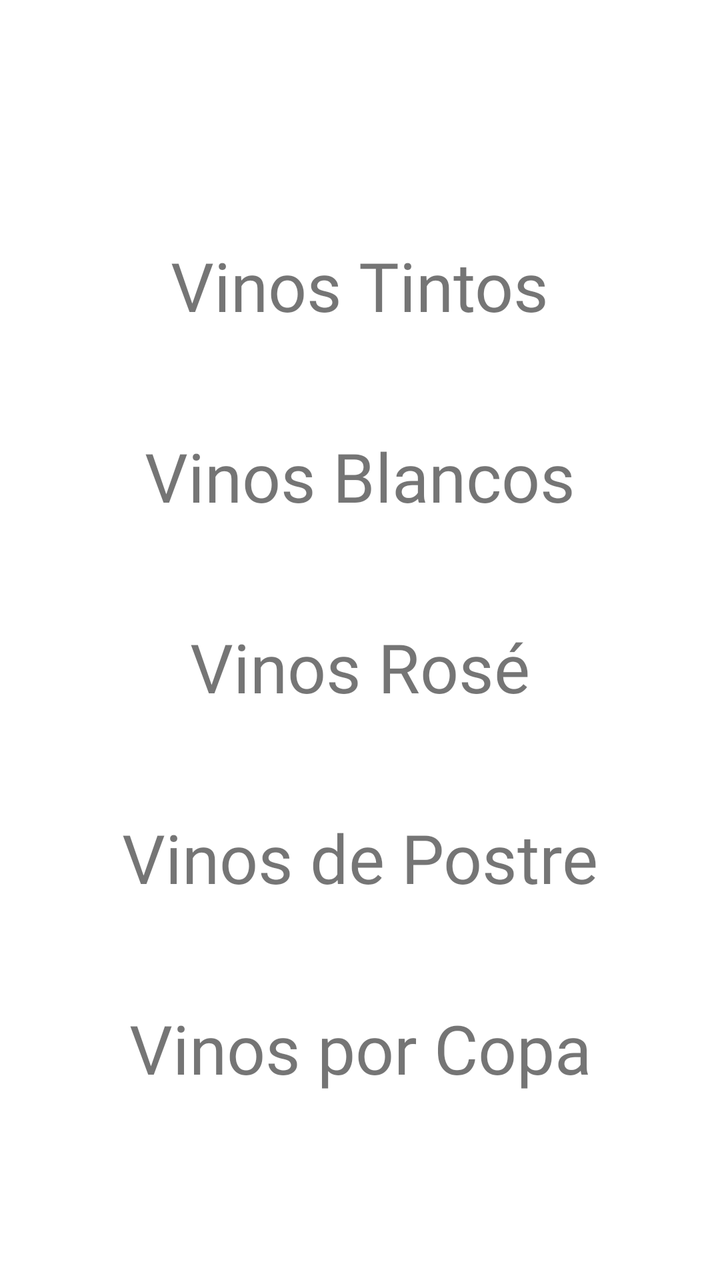
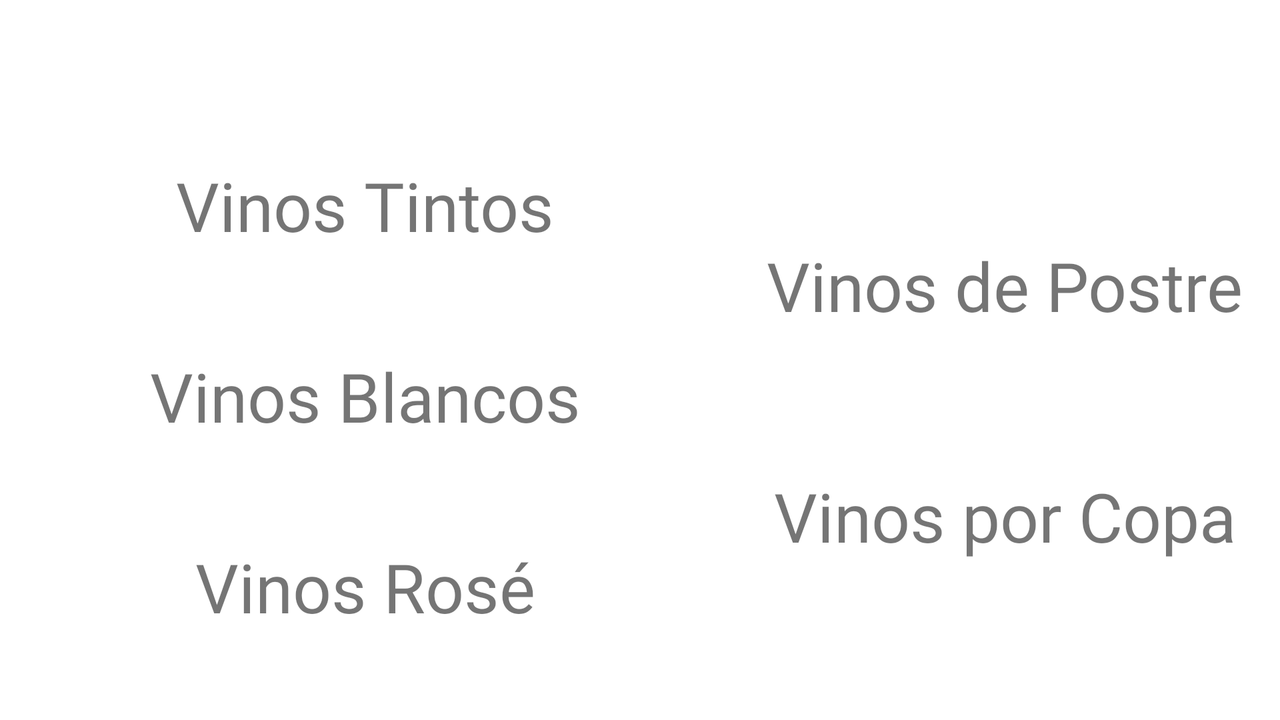

One screen, two layout resources from the same app: the default and the repository's alternative for another configuration. Each is rendered where Android would select it; the XML of both is given below.
<!-- AndroidManifest.xml: application theme Theme.Double_test -->
<!-- res/layout/activity_vinos_menu.xml -->
<?xml version="1.0" encoding="utf-8"?>
<androidx.constraintlayout.widget.ConstraintLayout xmlns:android="http://schemas.android.com/apk/res/android"
    xmlns:app="http://schemas.android.com/apk/res-auto"
    xmlns:tools="http://schemas.android.com/tools"
    android:layout_width="match_parent"
    android:layout_height="match_parent"
    tools:context=".VinosMenuActivity"
    android:background="@drawable/bkg_vinos">

    <TextView
        android:id="@+id/txtTintos"
        android:layout_width="wrap_content"
        android:layout_height="wrap_content"
        android:layout_marginTop="120dp"
        android:fontFamily="@font/aladin"
        android:text="@string/tintos"
        android:textSize="34sp"
        app:layout_constraintEnd_toEndOf="parent"
        app:layout_constraintStart_toStartOf="parent"
        app:layout_constraintTop_toTopOf="parent" />

    <TextView
        android:id="@+id/txtBlancos"
        android:layout_width="wrap_content"
        android:layout_height="wrap_content"
        android:layout_marginTop="50dp"
        android:fontFamily="@font/aladin"
        android:text="@string/blancos"
        android:textSize="34sp"
        app:layout_constraintEnd_toEndOf="@+id/txtTintos"
        app:layout_constraintStart_toStartOf="@+id/txtTintos"
        app:layout_constraintTop_toBottomOf="@+id/txtTintos" />

    <TextView
        android:id="@+id/txtRose"
        android:layout_width="wrap_content"
        android:layout_height="wrap_content"
        android:layout_marginTop="50dp"
        android:fontFamily="@font/aladin"
        android:text="@string/rose"
        android:textSize="34sp"
        app:layout_constraintEnd_toEndOf="@+id/txtTintos"
        app:layout_constraintStart_toStartOf="@+id/txtTintos"
        app:layout_constraintTop_toBottomOf="@+id/txtBlancos" />

    <TextView
        android:id="@+id/txtPostre"
        android:layout_width="wrap_content"
        android:layout_height="wrap_content"
        android:layout_marginTop="50dp"
        android:fontFamily="@font/aladin"
        android:text="@string/de_postre"
        android:textSize="34sp"
        app:layout_constraintEnd_toEndOf="@+id/txtTintos"
        app:layout_constraintStart_toStartOf="@+id/txtTintos"
        app:layout_constraintTop_toBottomOf="@+id/txtRose" />

    <TextView
        android:id="@+id/txtCopa"
        android:layout_width="wrap_content"
        android:layout_height="wrap_content"
        android:layout_marginTop="50dp"
        android:fontFamily="@font/aladin"
        android:text="@string/por_copa"
        android:textSize="34sp"
        app:layout_constraintEnd_toEndOf="@+id/txtTintos"
        app:layout_constraintStart_toStartOf="@+id/txtTintos"
        app:layout_constraintTop_toBottomOf="@+id/txtPostre" />
</androidx.constraintlayout.widget.ConstraintLayout>
<!-- resources referenced by this layout -->
<resources>
  <string name="blancos">Vinos Blancos</string>
  <string name="de_postre">Vinos de Postre</string>
  <string name="por_copa">Vinos por Copa</string>
  <string name="rose">Vinos Rosé</string>
  <string name="tintos">Vinos Tintos</string>
  <style name="Theme.Double_test" parent="Theme.MaterialComponents.DayNight.NoActionBar">
          
          <item name="colorPrimary">@color/pastel_dark</item>
          <item name="colorPrimaryVariant">@color/pastel</item>
          <item name="colorOnPrimary">@color/white</item>
          
          <item name="colorSecondary">@color/yellow_special</item>
          <item name="colorSecondaryVariant">@color/teal_700</item>
          <item name="materialCalendarTheme">@style/ThemeOverlay.App.DatePicker</item>
          <item name="colorOnSecondary">@color/white</item>
          
          <item name="android:statusBarColor" tools:targetApi="l">?attr/colorPrimaryVariant</item>
          
      </style>
  <style name="ThemeOverlay.App.DatePicker" parent="ThemeOverlay.MaterialComponents.MaterialCalendar">
          <item name="shapeAppearanceSmallComponent">@style/ShapeAppearance.App.SmallComponent</item>
          <item name="shapeAppearanceMediumComponent">@style/ShapeAppearance.App.MediumComponent</item>
      </style>
  <style name="ShapeAppearance.App.SmallComponent" parent="ShapeAppearance.MaterialComponents.SmallComponent">
          <item name="cornerFamily">cut</item>
      </style>
  <style name="ShapeAppearance.App.MediumComponent" parent="ShapeAppearance.MaterialComponents.MediumComponent">
          <item name="cornerSize">16dp</item>
      </style>
</resources>
<!-- res/layout-land/activity_vinos_menu.xml (the repository's variant of the layout above) -->
<!-- drawn on the phone turned sideways -->
<?xml version="1.0" encoding="utf-8"?>
<androidx.constraintlayout.widget.ConstraintLayout xmlns:android="http://schemas.android.com/apk/res/android"
    xmlns:app="http://schemas.android.com/apk/res-auto"
    xmlns:tools="http://schemas.android.com/tools"
    android:layout_width="match_parent"
    android:layout_height="match_parent"
    tools:context=".VinosMenuActivity"
    android:background="@drawable/bkg_vinos">

    <TextView
        android:id="@+id/txtTintos"
        android:layout_width="wrap_content"
        android:layout_height="wrap_content"
        android:layout_marginTop="80dp"
        android:fontFamily="@font/aladin"
        android:text="@string/tintos"
        android:textSize="34sp"
        app:layout_constraintEnd_toStartOf="@+id/guideline16"
        app:layout_constraintStart_toStartOf="parent"
        app:layout_constraintTop_toTopOf="parent" />

    <TextView
        android:id="@+id/txtBlancos"
        android:layout_width="wrap_content"
        android:layout_height="wrap_content"
        android:layout_marginTop="50dp"
        android:fontFamily="@font/aladin"
        android:text="@string/blancos"
        android:textSize="34sp"
        app:layout_constraintEnd_toEndOf="@+id/txtTintos"
        app:layout_constraintStart_toStartOf="@+id/txtTintos"
        app:layout_constraintTop_toBottomOf="@+id/txtTintos" />

    <TextView
        android:id="@+id/txtRose"
        android:layout_width="wrap_content"
        android:layout_height="wrap_content"
        android:layout_marginTop="50dp"
        android:fontFamily="@font/aladin"
        android:text="@string/rose"
        android:textSize="34sp"
        app:layout_constraintEnd_toEndOf="@+id/txtTintos"
        app:layout_constraintStart_toStartOf="@+id/txtTintos"
        app:layout_constraintTop_toBottomOf="@+id/txtBlancos" />

    <TextView
        android:id="@+id/txtPostre"
        android:layout_width="wrap_content"
        android:layout_height="wrap_content"
        android:layout_marginTop="120dp"
        android:fontFamily="@font/aladin"
        android:text="@string/de_postre"
        android:textSize="34sp"
        app:layout_constraintEnd_toEndOf="parent"
        app:layout_constraintStart_toStartOf="@+id/guideline16"
        app:layout_constraintTop_toTopOf="parent" />

    <TextView
        android:id="@+id/txtCopa"
        android:layout_width="wrap_content"
        android:layout_height="wrap_content"
        android:layout_marginTop="70dp"
        android:fontFamily="@font/aladin"
        android:text="@string/por_copa"
        android:textSize="34sp"
        app:layout_constraintEnd_toEndOf="@+id/txtPostre"
        app:layout_constraintStart_toStartOf="@+id/txtPostre"
        app:layout_constraintTop_toBottomOf="@+id/txtPostre" />

    <androidx.constraintlayout.widget.Guideline
        android:id="@+id/guideline16"
        android:layout_width="wrap_content"
        android:layout_height="wrap_content"
        android:orientation="vertical"
        app:layout_constraintGuide_begin="365dp" />
</androidx.constraintlayout.widget.ConstraintLayout>
